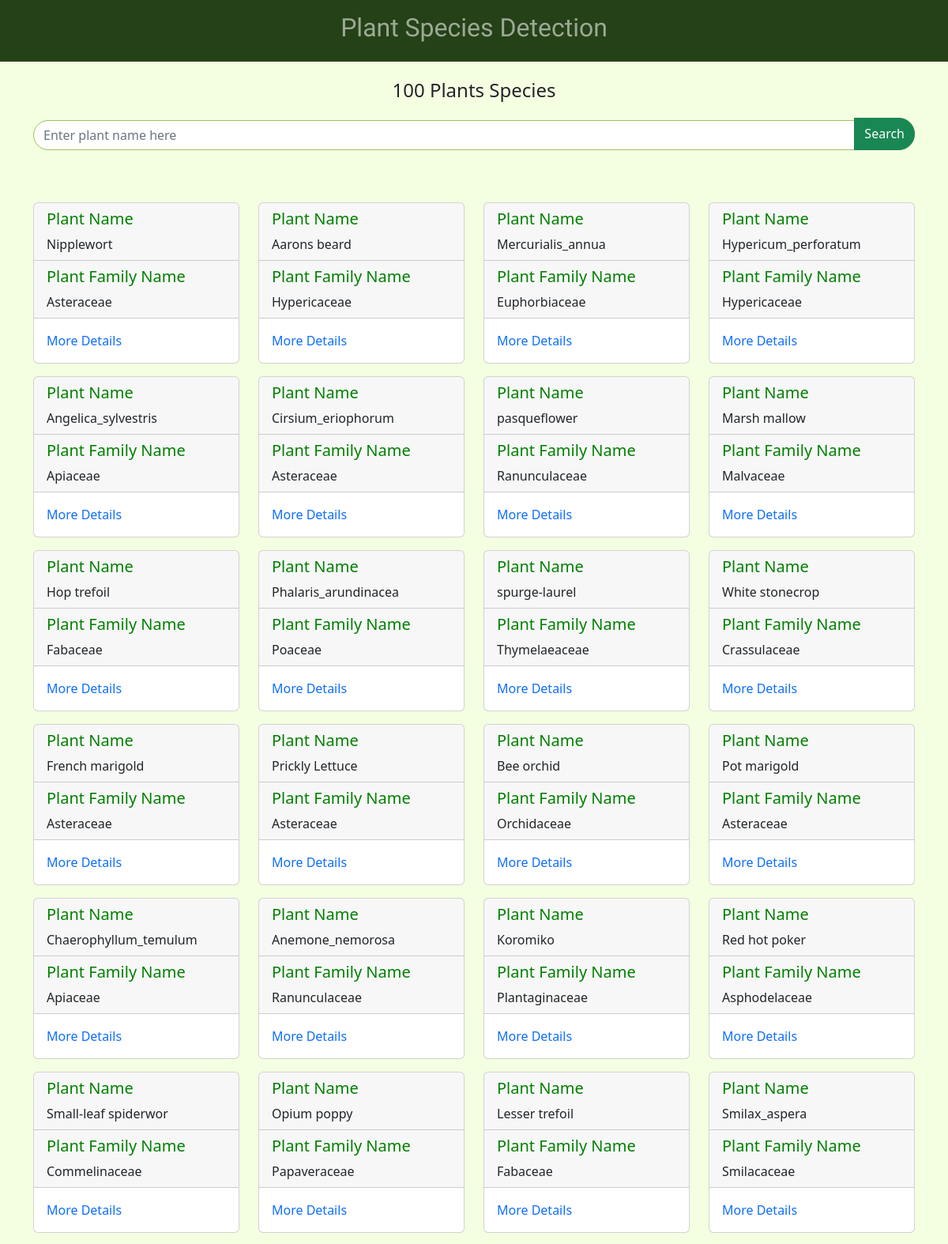
/home/ (upper part), run on the app's committed database.
### Database/models.py (models this page shows)
class DatabaseModel(models.Model):
    plant_name=models.CharField(max_length=100)
    plant_family=models.CharField(max_length=100)
    plant_des=models.TextField()

### PlantSpeciesDatabase/views.py (the view)
# urls.py: 2. Add a URL to urlpatterns:  path('', views.home, name='home')
def home(request):
    plant_details=DatabaseModel.objects.all()
    if request.method=="POST":
        search=request.POST.get('plantname')
        if search!=None:
            plant_details=DatabaseModel.objects.filter(plant_name__icontains=search)
    data={
        'plant_details':plant_details,
    }
    return render(request, "home.html", data)

### templates/home.html (shortened to what this page needs)
<!DOCTYPE html>
<html>
<head>
	<link href="https://cdn.jsdelivr.net/npm/bootstrap@5.2.3/dist/css/bootstrap.min.css" rel="stylesheet">
</head>
<body>
	<nav class="navbar navbar-expand-md navbar-dark fixed-top">
		<div class="container-fluid">
			<div id="ToggleMenu" class="collapse navbar-collapse">
				<h3 class="navbar-text mx-auto">Plant Species Detection</h3>
			</div>
		</div>
	</nav>
	<div class="container" id="top-container">
		<h4>100 Plants Species</h4>
	</div>
	<div class="container" id="form-container">
		<form method="POST">
			<div class="input-group input-group-md">
				<input type="text" class="form-control" name="plantname" placeholder="Enter plant name here">
				<input type="submit" class="input-group-text btn btn-success" name="submit" value="Search">
			</div>
		</form>
	</div>
	<div class="container" id="card-container">
		<div class="row">
			{% for n in plant_details %}
			<div class="col-sm-6 col-md-4 col-lg-3 mt-3">
				<div class="card">
					<div class="card-header"><h5>Plant Name</h5> {{n.plant_name}} </div>
					<div class="card-header"><h5>Plant Family Name</h5> {{n.plant_family}} </div>
					<div class="card-body">
						<a href="#des{{n.id}}" data-bs-toggle="collapse">More Details</a>
					</div>
				</div>
			</div>
			{% empty %}
				<div class="container">
					<div class="alert alert-danger"><strong>Plant not found!</strong> Try another</div>
				</div>
			{% endfor %}
		</div>
	</div>
</body>
</html>

### templates/home.html (style rules this page uses)
* { margin: 0; padding: 0; box-sizing: border-box; }
body { background-color: #F4FFE1; }
nav { background-color: #254117; }
.navbar-text { font-family: 'Barlow Condensed', sans-serif; font-size: 2rem; }
#top-container { margin-top: 100px; text-align: center; }
#form-container { margin-top: 20px; }
.btn { border-radius: 0 20px 20px 0; }
#card-container { margin-top: 50px; }
a { text-decoration: none; }
.form-control { border: 1px solid #9EC25C; border-radius: 20px; margin-top: 3px; }
h5 { color: green; }

### data on the page
DatabaseModel: plant_name "Nipplewort", plant_family "Asteraceae"
DatabaseModel: plant_name "Aarons beard", plant_family "Hypericaceae"
DatabaseModel: plant_name "Mercurialis_annua", plant_family "Euphorbiaceae"
DatabaseModel: plant_name "Hypericum_perforatum", plant_family "Hypericaceae"
DatabaseModel: plant_name "Angelica_sylvestris", plant_family "Apiaceae"
DatabaseModel: plant_name "Cirsium_eriophorum", plant_family "Asteraceae"
DatabaseModel: plant_name "pasqueflower", plant_family "Ranunculaceae"
DatabaseModel: plant_name "Marsh mallow", plant_family "Malvaceae"
DatabaseModel: plant_name "Hop trefoil", plant_family "Fabaceae"
DatabaseModel: plant_name "Phalaris_arundinacea", plant_family "Poaceae"
DatabaseModel: plant_name "spurge-laurel", plant_family "Thymelaeaceae"
DatabaseModel: plant_name "White stonecrop", plant_family "Crassulaceae"
DatabaseModel: plant_name "French marigold", plant_family "Asteraceae"
DatabaseModel: plant_name "Prickly Lettuce", plant_family "Asteraceae"
DatabaseModel: plant_name "Bee orchid", plant_family "Orchidaceae"
DatabaseModel: plant_name "Pot marigold", plant_family "Asteraceae"
DatabaseModel: plant_name "Chaerophyllum_temulum", plant_family "Apiaceae"
DatabaseModel: plant_name "Anemone_nemorosa", plant_family "Ranunculaceae"
DatabaseModel: plant_name "Koromiko", plant_family "Plantaginaceae"
DatabaseModel: plant_name "Red hot poker", plant_family "Asphodelaceae"
DatabaseModel: plant_name "Small-leaf spiderwor", plant_family "Commelinaceae"
DatabaseModel: plant_name "Opium poppy", plant_family "Papaveraceae"
DatabaseModel: plant_name "Lesser trefoil", plant_family "Fabaceae"
DatabaseModel: plant_name "Smilax_aspera", plant_family "Smilacaceae"
